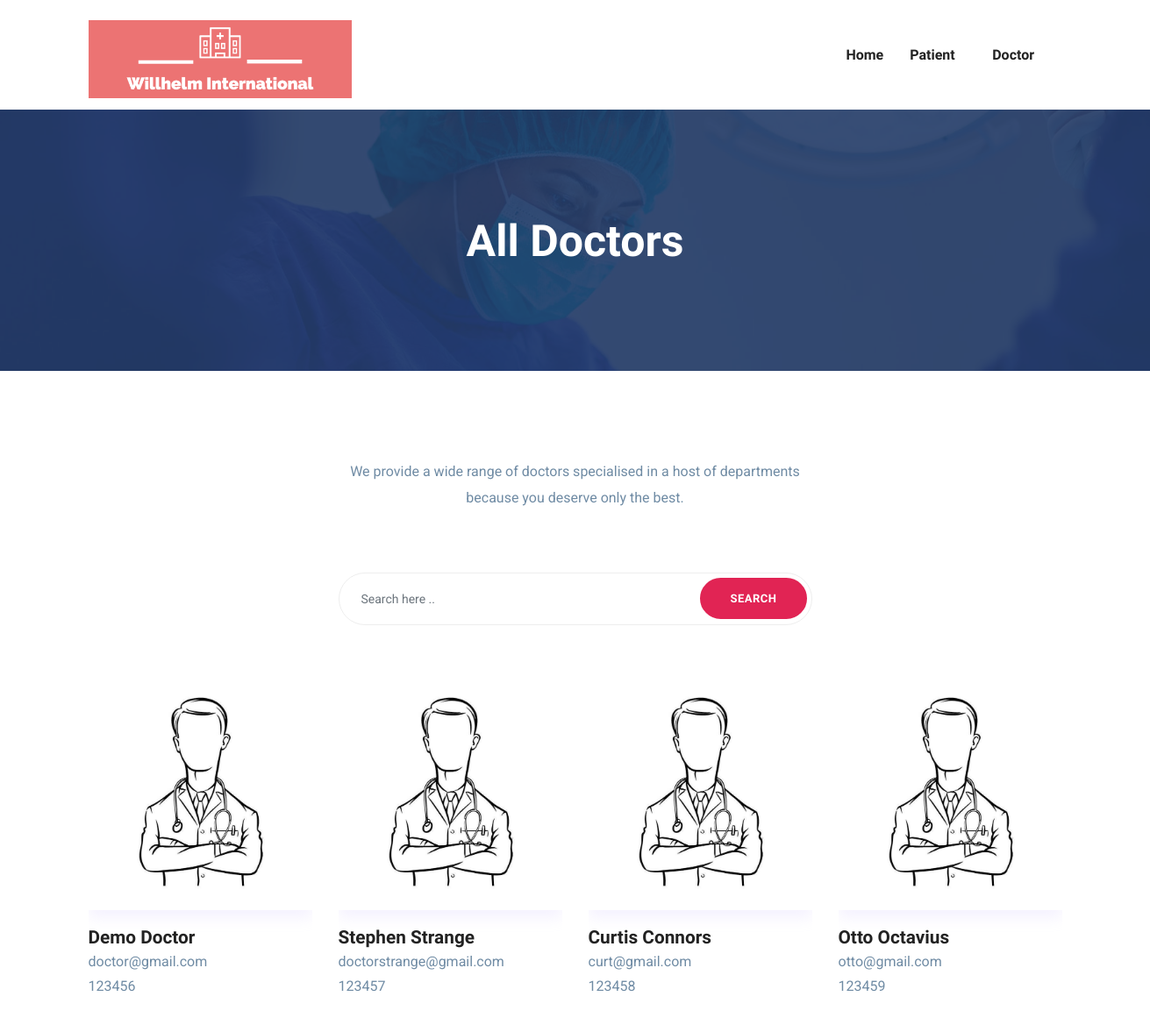
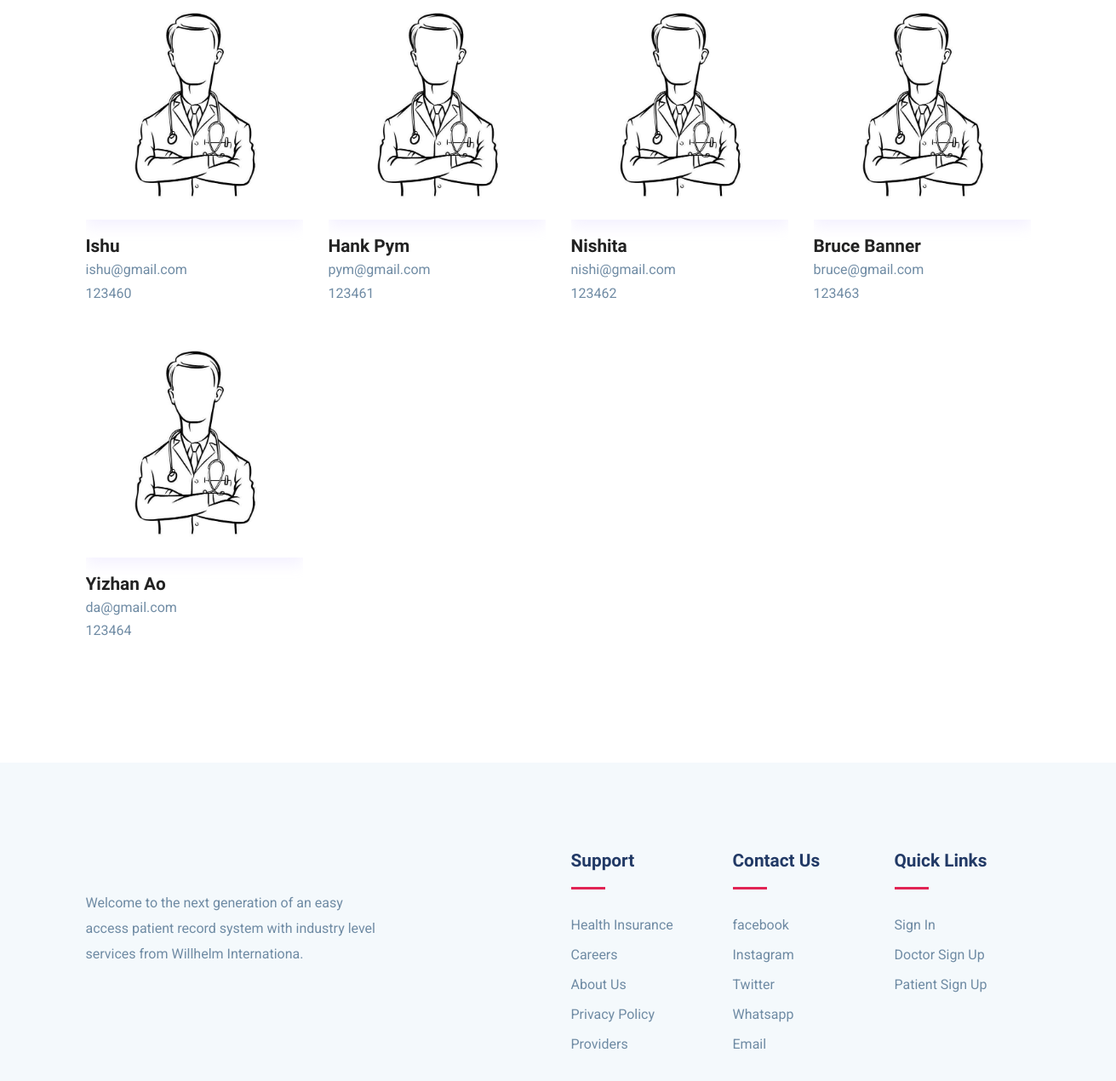
Screenshot of /alldoctors/ with the database file from the repository (2 pictures, top to bottom).
### doctor/models.py (models this page shows, shortened)
class DoctorProfile(models.Model):
    doctor_id = models.AutoField(primary_key=True)
    doctor_name = models.CharField(max_length=100)
    phone_num = models.CharField(max_length=15)
    email = models.EmailField(unique = True)
    created_date = models.DateField(default=now)
    department = models.ForeignKey(Department, on_delete=models.CASCADE)

### doctor/views.py (the view)
# urls.py: path('alldoctors/',view_all_doctors),
def view_all_doctors(request):
    search = None
    if request.method == 'POST':
        search = request.POST.get('search')
    if search is not None:
        doctors = DoctorProfile.objects.filter(email__contains = search)
    else:
        doctors = DoctorProfile.objects.all()
    userprofile = get_userprofile_by_request(request)
    if userprofile and request.user.is_authenticated:
        usertype = 'doctor' if request.user.is_doctor else 'patient'
        if usertype == 'doctor':
            return render(request, 'all_doc.html', {'doctors':doctors, 'username': userprofile.doctor_name, 'usertype': 'doctor'})
        else:
            return render(request, 'all_doc.html', {'doctors':doctors, 'username': userprofile.patient_name, 'usertype': 'patient'})
    else:
        return render(request, 'all_doc.html', {'doctors':doctors})

### doctor/views.py (called while the page is built)
def get_userprofile_by_request(request):
    if request.user.is_authenticated:
        try:
            email = request.user.email
            if request.user.is_doctor:
                docs = DoctorProfile.objects.filter(email = email)
                if docs is not None:
                    return docs[0]
                else:
                    None
            else:
                pats = PatientProfile.objects.filter(email = email)
                if pats is not None:
                    return pats[0]
                else:
                    None
        except:
            return None
    else:
        return None

### doctor/templates/all_doc.html (shortened to what this page needs)
{% extends "base.html" %}
{% block body %}
<section class="page-title bg-1">
    <div class="container">
        <div class="row">
            <div class="col-md-12">
                <div class="block text-center">
                    <h1 class="text-capitalize mb-5 text-lg">All Doctors</h1>
                </div>
            </div>
        </div>
    </div>
</section>
<section class="section doctors">
    <div class="container">
        <div class="row justify-content-center">
            <div class="col-lg-6 text-center">
                <div class="section-title">
                    <p>We provide a wide range of doctors specialised in a host of departments because you deserve only the best.</p>
                    </div>
                </div>
            </div>
            <div class="row justify-content-center">
				<div class="col-lg-6 text-center">
					<div class="section-title subscribe-form text-lg-right mt-5 mt-lg-0">
						<form action="/alldoctors/" method = "POST" class="subscribe"> {% csrf_token %}
							<input type="text" name="search" class="form-control" placeholder="Search here ..">
							<button type = "submit" class="btn btn-main-2 btn-round-full">Search</Button>
						</form>
					</div>
				</div>
			</div>
            <div class="row shuffle-wrapper portfolio-gallery">
                {% for doc in doctors %}
                <div class="col-lg-3 col-sm-6 col-md-6 mb-4 shuffle-item">
                    <div class="position-relative doctor-inner-box">
                        <div class="doctor-profile">
                            <div class="doctor-img">
                                <img src="/static/images/1.jpg" alt="doctor-image" class="img-fluid w-100 img-rnd">
                            </div>
                        </div>
                        <div class="content mt-3">
                            <h4 class="mb-0"><a>{{doc.doctor_name}}</a></h4>
                            <a>{{doc.email}}</a>
                            <p>{{doc.phone_num}}</p>
                        </div>
                    </div>
                </div>
                {% endfor %}
            </div>
        </div>
</section>
{% endblock %}

### static/css/style.css (style rules this page uses)
html { overflow-x: hidden; }
body { line-height: 1.6; font-family: "Roboto", sans-serif; -webkit-font-smoothing: antialiased; font-size: 16px; color: #6F8BA4; font-weight: 400; }
h1, .h1, h2, .h2, h3, .h3, h4, .h4, h5, .h5, h6, .h6 { font-family: "Exo", sans-serif; font-weight: 700; color: #222; }
h1, .h1 { font-size: 2.5rem; }
h4, .h4 { font-size: 1.3rem; line-height: 30px; }
p { line-height: 30px; }
input[type="email"], input[type="password"], input[type="text"], input[type="tel"] { box-shadow: none; height: 45px; outline: none; font-size: 14px; }
.form-control { box-shadow: none; border-radius: 0; }
.btn { display: inline-block; font-size: 14px; font-size: 0.8125rem; font-weight: 700; letter-spacing: .5px; padding: .75rem 2rem; font-family: "Exo", sans-serif; text-transform: uppercase; border-radius: 5px; border: 2px solid transparent; transition: all .35s ease; }
.btn-main-2 { background: #e12454; color: #fff; border-color: #e12454; }
.btn-round-full { border-radius: 50px; }
.section { padding: 100px 0; }
.text-lg { font-size: 3.75rem; }
a { color: #222; text-decoration: none; transition: all .35s ease; }
.page-title { padding: 120px 0px 70px 0px; position: relative; }
.page-title .block h1 { color: #fff; }
.section-title { margin-bottom: 70px; }
.text-lg { font-size: 50px; }
.bg-1 { background: url("../images/bg/22.jpg") no-repeat 50% 50%; background-size: cover; position: relative; }
.doctor-inner-box { overflow: hidden; }
.doctor-inner-box .doctor-profile { overflow: hidden; position: relative; box-shadow: 0px 8px 16px 0px rgba(200, 183, 255, 0.2); }
.doctor-inner-box .doctor-profile .doctor-img { transition: all .35s ease; }
.img-rnd { border-radius:5%; }
.subscribe { position: relative; }
.subscribe .form-control { border-radius: 50px; height: 60px; padding-left: 25px; border-color: #eee; }
.subscribe .btn { position: absolute; right: 6px; top: 6px; }

### rows the page displays
DoctorProfile: doctor_name "Demo Doctor", email "doctor@gmail.com", phone_num "123456"
DoctorProfile: doctor_name "Stephen Strange", email "doctorstrange@gmail.com", phone_num "123457"
DoctorProfile: doctor_name "Curtis Connors", email "curt@gmail.com", phone_num "123458"
DoctorProfile: doctor_name "Otto Octavius", email "otto@gmail.com", phone_num "123459"
DoctorProfile: doctor_name "Ishu", email "ishu@gmail.com", phone_num "123460"
DoctorProfile: doctor_name "Hank Pym", email "pym@gmail.com", phone_num "123461"
DoctorProfile: doctor_name "Nishita", email "nishi@gmail.com", phone_num "123462"
DoctorProfile: doctor_name "Bruce Banner", email "bruce@gmail.com", phone_num "123463"
DoctorProfile: doctor_name "Yizhan Ao", email "da@gmail.com", phone_num "123464"
